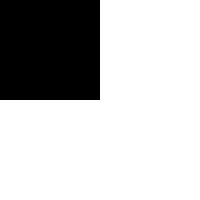
Frame 1 (no input)
Frame 60 (the mouse pressed at the canvas centre just before this capture): identical to frame 1, image omitted
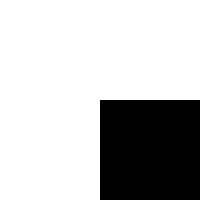
Frame 120 (the mouse held since frame 60 and released just before this capture)

The Processing sketch that drew these frames (run headless with seeded random() and noise(); from frame 60 on, the mouse is pressed at the canvas centre):

// Processing sketch: exo075
// ── exo075.pde
// Niveau de gris pour chaque carré (255 = blanc, 0 = noir)
float gray1 = 255;
float gray2 = 255;
float gray3 = 255;
float gray4 = 255;

void setup() {
  size(200, 200);
}

void draw() {
  background(255);

  stroke(0);
  line(width / 2, 0, width / 2, height);
  line(0, height / 2, width, height / 2);
  noStroke();

  // Détection des positions de la souris
  boolean in1 = mouseX < width/2 && mouseY < height/2;
  boolean in2 = mouseX >= width/2 && mouseY < height/2;
  boolean in3 = mouseX < width/2 && mouseY >= height/2;
  boolean in4 = mouseX >= width/2 && mouseY >= height/2;

  // Mise à jour du niveau de gris pour chaque carré
  if (in1) {
    gray1 = 0;
  } else {
    gray1 = min(gray1 + 5, 255);
  }

  if (in2) {
    gray2 = 0;
  } else {
    gray2 = min(gray2 + 5, 255);
  }

  if (in3) {
    gray3 = 0;
  } else {
    gray3 = min(gray3 + 5, 255);
  }

  if (in4) {
    gray4 = 0;
  } else {
    gray4 = min(gray4 + 5, 255);
  }

  // Affichage des carrés
  fill(gray1);
  rect(0, 0, width/2, height/2);

  fill(gray2);
  rect(width/2, 0, width/2, height/2);

  fill(gray3);
  rect(0, height/2, width/2, height/2);

  fill(gray4);
  rect(width/2, height/2, width/2, height/2);
}
